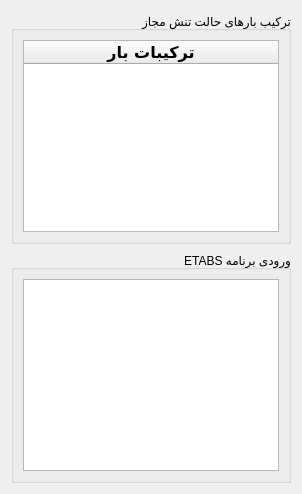
          <widget class="QWidget" name="tab_2">
           <attribute name="title">
            <string>ASD</string>
           </attribute>
           <layout class="QVBoxLayout" name="verticalLayout_5">
            <item>
             <widget class="QGroupBox" name="grBox_T2_1">
              <property name="title">
               <string>ترکیب بارهای حالت تنش مجاز</string>
              </property>
              <property name="alignment">
               <set>Qt::AlignRight|Qt::AlignTrailing|Qt::AlignVCenter</set>
              </property>
              <layout class="QVBoxLayout" name="verticalLayout_3">
               <item>
                <widget class="QTableWidget" name="table_T2_GB1_1">
                 <attribute name="horizontalHeaderCascadingSectionResizes">
                  <bool>false</bool>
                 </attribute>
                 <attribute name="horizontalHeaderMinimumSectionSize">
                  <number>50</number>
                 </attribute>
                 <attribute name="horizontalHeaderDefaultSectionSize">
                  <number>50</number>
                 </attribute>
                 <attribute name="horizontalHeaderShowSortIndicator" stdset="0">
                  <bool>false</bool>
                 </attribute>
                 <attribute name="horizontalHeaderStretchLastSection">
                  <bool>true</bool>
                 </attribute>
                 <attribute name="verticalHeaderCascadingSectionResizes">
                  <bool>false</bool>
                 </attribute>
                 <attribute name="verticalHeaderMinimumSectionSize">
                  <number>30</number>
                 </attribute>
                 <attribute name="verticalHeaderDefaultSectionSize">
                  <number>30</number>
                 </attribute>
                 <attribute name="verticalHeaderHighlightSections">
                  <bool>false</bool>
                 </attribute>
                 <attribute name="verticalHeaderShowSortIndicator" stdset="0">
                  <bool>false</bool>
                 </attribute>
                 <attribute name="verticalHeaderStretchLastSection">
                  <bool>true</bool>
                 </attribute>
                 <column>
                  <property name="text">
                   <string>ترکیبات بار</string>
                  </property>
                  <property name="font">
                   <font>
                    <family>B Nazanin</family>
                    <pointsize>12</pointsize>
                    <weight>75</weight>
                    <bold>true</bold>
                   </font>
                  </property>
                  <property name="textAlignment">
                   <set>AlignCenter</set>
                  </property>
                 </column>
                </widget>
               </item>
              </layout>
             </widget>
            </item>
            <item>
             <widget class="QGroupBox" name="grBox_T2_2">
              <property name="title">
               <string>ETABS ورودی برنامه</string>
              </property>
              <property name="alignment">
               <set>Qt::AlignRight|Qt::AlignTrailing|Qt::AlignVCenter</set>
              </property>
              <layout class="QVBoxLayout" name="verticalLayout_4">
               <item>
                <widget class="QPlainTextEdit" name="plainTextEdit_T2_GB2_1"/>
               </item>
              </layout>
             </widget>
            </item>
           </layout>
          </widget>
